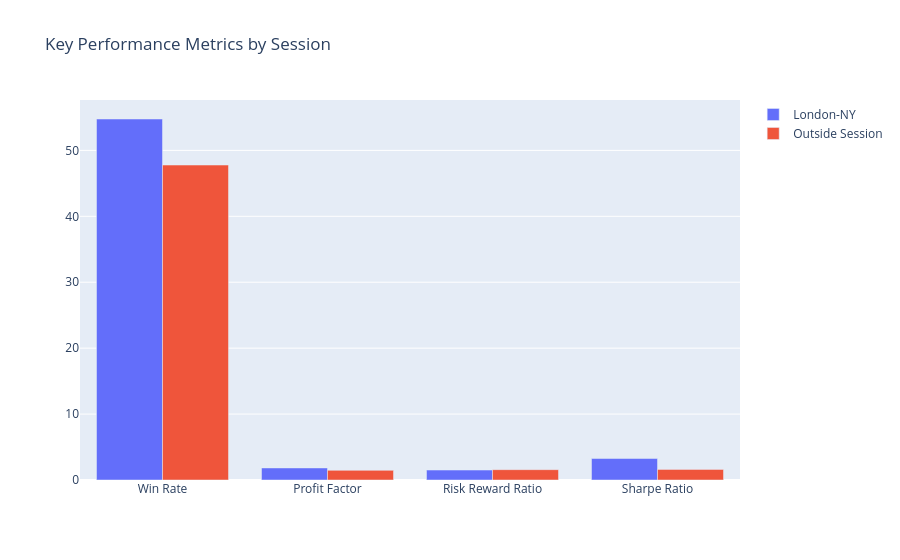
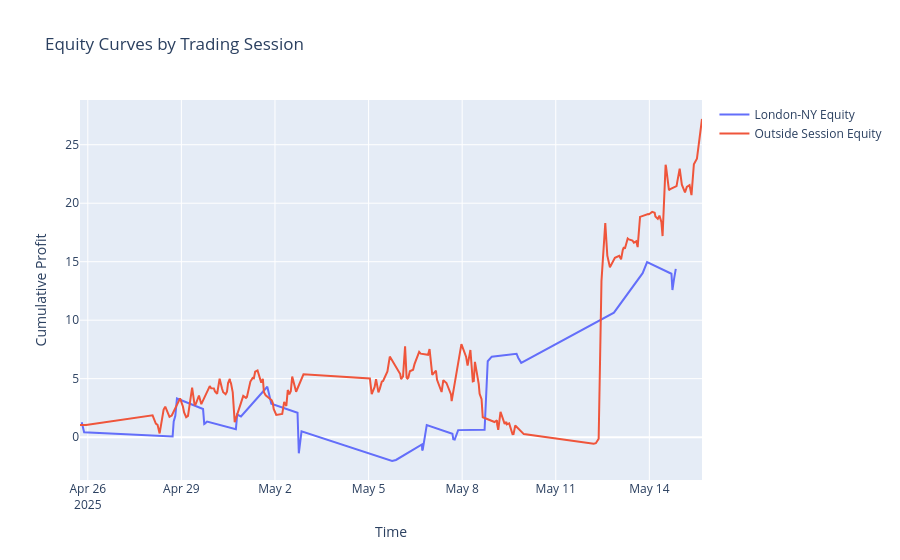

Notebook cell for these charts, in order:
### Markdown cell above
## Summary of Trading Performance
- Analysis of trading performance during London-NY session (16:00-20:00) vs outside session
- Comparison of win rates, profit factors, and average profits
- Distribution of stop-loss vs signal-based exits
- Cumulative profit trends by session

### Code cell
# Calculate Financial Metrics
def calculate_financial_metrics(df):
    metrics = {}
    
    # Basic Metrics
    metrics['Total Trades'] = len(df)
    metrics['Winning Trades'] = len(df[df['profit'] > 0])
    metrics['Losing Trades'] = len(df[df['profit'] < 0])
    metrics['Win Rate'] = (metrics['Winning Trades'] / metrics['Total Trades']) * 100
    
    # Profit Metrics
    metrics['Total Profit'] = df['profit'].sum()
    metrics['Average Profit'] = df['profit'].mean()
    metrics['Max Profit'] = df['profit'].max()
    metrics['Max Loss'] = df['profit'].min()
    
    # Risk Metrics
    profits = df[df['profit'] > 0]['profit']
    losses = abs(df[df['profit'] < 0]['profit'])
    metrics['Average Win'] = profits.mean() if len(profits) > 0 else 0
    metrics['Average Loss'] = losses.mean() if len(losses) > 0 else 0
    metrics['Profit Factor'] = (profits.sum() / losses.sum()) if len(losses) > 0 else float('inf')
    metrics['Risk Reward Ratio'] = metrics['Average Win'] / metrics['Average Loss'] if metrics['Average Loss'] != 0 else float('inf')
    
    # Drawdown Analysis
    df['cumulative'] = df['profit'].cumsum()
    df['peak'] = df['cumulative'].cummax()
    df['drawdown'] = df['peak'] - df['cumulative']
    metrics['Max Drawdown'] = df['drawdown'].max()
    metrics['Max Drawdown %'] = (metrics['Max Drawdown'] / df['peak'].max()) * 100 if df['peak'].max() != 0 else 0
    
    # Trade Duration
    df['duration'] = pd.to_datetime(df['exit_time']) - pd.to_datetime(df['entry_time'])
    metrics['Average Duration'] = df['duration'].mean()
    metrics['Max Duration'] = df['duration'].max()
    metrics['Min Duration'] = df['duration'].min()
    
    # Performance Ratios
    trading_days = (df['exit_time'].max() - df['entry_time'].min()).days + 1
    metrics['Profit per Day'] = metrics['Total Profit'] / trading_days if trading_days > 0 else 0
    metrics['Trades per Day'] = metrics['Total Trades'] / trading_days if trading_days > 0 else 0
    metrics['Sharpe Ratio'] = (df['profit'].mean() / df['profit'].std()) * np.sqrt(252) if df['profit'].std() != 0 else 0
    
    return pd.Series(metrics)

# Calculate metrics for both sessions
london_ny = df[df['trading_session'] == 'London-NY']
outside = df[df['trading_session'] == 'Outside Session']

metrics_london_ny = calculate_financial_metrics(london_ny)
metrics_outside = calculate_financial_metrics(outside)

# Create comparison DataFrame
comparison = pd.DataFrame({
    'London-NY Session': metrics_london_ny,
    'Outside Session': metrics_outside
}).round(2)

print("\nDetailed Financial Metrics Comparison:")
print(comparison)

# Visualize Key Metrics
fig = go.Figure()
fig.add_trace(go.Bar(
    name='London-NY',
    x=['Win Rate', 'Profit Factor', 'Risk Reward Ratio', 'Sharpe Ratio'],
    y=[metrics_london_ny['Win Rate'], 
       metrics_london_ny['Profit Factor'],
       metrics_london_ny['Risk Reward Ratio'],
       metrics_london_ny['Sharpe Ratio']]
))
fig.add_trace(go.Bar(
    name='Outside Session',
    x=['Win Rate', 'Profit Factor', 'Risk Reward Ratio', 'Sharpe Ratio'],
    y=[metrics_outside['Win Rate'],
       metrics_outside['Profit Factor'],
       metrics_outside['Risk Reward Ratio'],
       metrics_outside['Sharpe Ratio']]
))
fig.update_layout(title='Key Performance Metrics by Session',
                 barmode='group')
fig.show()

# Plot equity curve
fig = go.Figure()
for session in ['London-NY', 'Outside Session']:
    session_data = df[df['trading_session'] == session]
    fig.add_trace(go.Scatter(
        x=session_data['exit_time'],
        y=session_data['profit'].cumsum(),
        name=f'{session} Equity',
        mode='lines'
    ))
fig.update_layout(title='Equity Curves by Trading Session',
                 xaxis_title='Time',
                 yaxis_title='Cumulative Profit')
fig.show()

### Figure 1 — Plotly figure (JSON) as saved in the notebook; plotly's stock layout.template omitted (floating-point values rounded to 4 significant figures)
{"data": [{"name": "London-NY", "type": "bar", "x": ["Win Rate", "Profit Factor", "Risk Reward Ratio", "Sharpe Ratio"], "y": [54.76, 1.829, 1.511, 3.257]}, {"name": "Outside Session", "type": "bar", "x": ["Win Rate", "Profit Factor", "Risk Reward Ratio", "Sharpe Ratio"], "y": [47.78, 1.464, 1.567, 1.609]}], "layout": {"barmode": "group", "title": {"text": "Key Performance Metrics by Session"}}}

### Figure 2 — Plotly figure (JSON) as saved in the notebook; plotly's stock layout.template omitted (floating-point values rounded to 4 significant figures; data arrays with more than 128 entries replaced by an {"elided": "..."} marker saying what was removed)
{"data": [{"mode": "lines", "name": "London-NY Equity", "type": "scatter", "x": ["2025-04-25T19:20:00.000000000", "2025-04-25T21:10:00.000000000", "2025-04-28T17:15:00.000000000", "2025-04-28T18:05:00.000000000", "2025-04-28T19:20:00.000000000", "2025-04-28T20:35:00.000000000", "2025-04-29T16:40:00.000000000", "2025-04-29T17:35:00.000000000", "2025-04-29T18:15:00.000000000", "2025-04-29T19:45:00.000000000", "2025-04-30T17:55:00.000000000", "2025-04-30T18:55:00.000000000", "2025-04-30T21:50:00.000000000", "2025-05-01T18:05:00.000000000", "2025-05-01T18:55:00.000000000", "2025-05-01T21:10:00.000000000", "2025-05-02T17:20:00.000000000", "2025-05-02T18:20:00.000000000", "2025-05-02T20:25:00.000000000", "2025-05-05T18:05:00.000000000", "2025-05-05T21:05:00.000000000", "2025-05-06T17:05:00.000000000", "2025-05-06T17:15:00.000000000", "2025-05-06T17:40:00.000000000", "2025-05-06T20:45:00.000000000", "2025-05-07T16:30:00.000000000", "2025-05-07T17:10:00.000000000", "2025-05-07T18:15:00.000000000", "2025-05-07T20:55:00.000000000", "2025-05-08T17:15:00.000000000", "2025-05-08T19:40:00.000000000", "2025-05-08T22:45:00.000000000", "2025-05-09T17:50:00.000000000", "2025-05-09T19:05:00.000000000", "2025-05-09T21:25:00.000000000", "2025-05-12T20:45:00.000000000", "2025-05-13T18:50:00.000000000", "2025-05-13T22:15:00.000000000", "2025-05-14T17:00:00.000000000", "2025-05-14T17:45:00.000000000", "2025-05-14T18:55:00.000000000", "2025-05-14T20:20:00.000000000"], "y": [1.28, 0.42, 0.06, 1.34, 1.83, 3.3, 2.4, 1.13, 1.18, 1.33, 0.68, 1.93, 1.77, 4.31, 3.93, 2.85, 2.09, -1.38, 0.49, -2.04, -1.95, -0.62, -1.14, -1.07, 1.04, 0.29, -0.18, -0.21, 0.6, 0.64, 6.49, 6.88, 7.13, 6.79, 6.35, 10.64, 14.02, 14.97, 13.97, 12.58, 13.47, 14.39]}, {"mode": "lines", "name": "Outside Session Equity", "type": "scatter", "x": {"elided": "180 str values"}, "y": {"elided": "180 float values"}}], "layout": {"title": {"text": "Equity Curves by Trading Session"}, "xaxis": {"title": {"text": "Time"}}, "yaxis": {"title": {"text": "Cumulative Profit"}}}}
